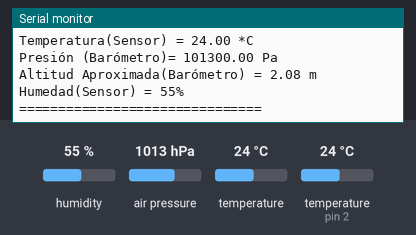
Bench run of a sketch on a simulated Arduino Uno, built with avr-gcc and run on an emulated ATmega328P. Shown: the last lines printed to the serial monitor. The test bench sets the inputs (shaded band); at power-on: humidity 55 %, air pressure 1013 hPa, temperature 24 °C, temperature (sensor on pin 2) 24 °C.

Above: at 1.2 s.
1.3 s: humidity set to 22 %
4.7 s: air pressure set to 952 hPa
At 6.32 s:
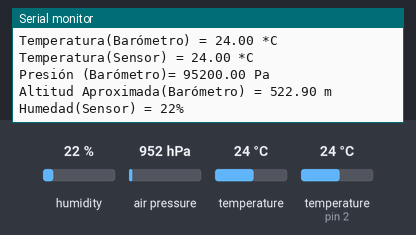
8.1 s: temperature (sensor 0) set to 12 °C
At 9.2 s:
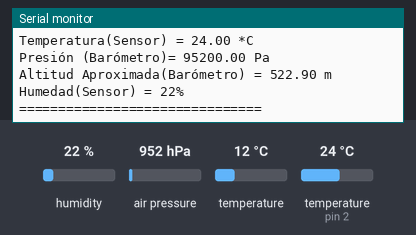
11.5 s: temperature (sensor on pin 2) set to 12 °C
14.9 s: humidity set to 40 %
18.3 s: air pressure set to 975 hPa
At 19.8 s:
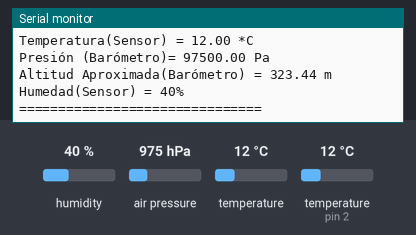
Timing chart, 0 to 21.3 s (numbered marks = the images above; inputs shaded):
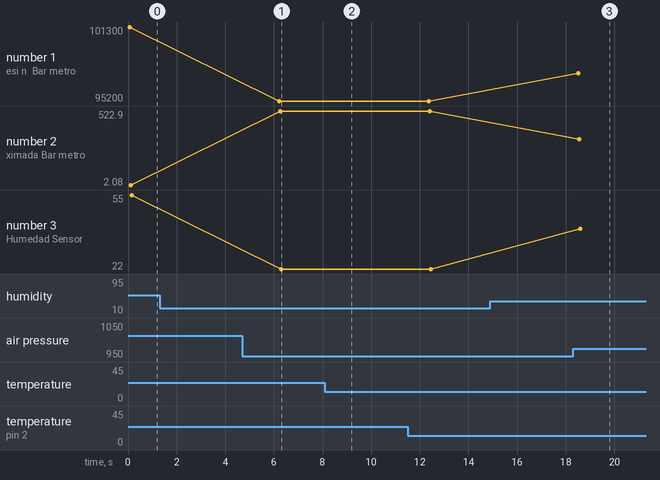

Measured:
- after the input at 4.7 s, the serial monitor: prints a new line after 1.5 s (image 1)
- after the input at 18.3 s, the serial monitor: prints a new line after 0.21 s (image 3)
- plotted number 1: 101300 → 95200 after the input at 4.7 s, 95200 → 97500 after the input at 18.3 s
- plotted number 2: 2.08 → 522.9 after the input at 4.7 s, 522.9 → 323.44 after the input at 18.3 s

The sketch:

Reto.ino
```cpp
#include <Wire.h>
#include <SPI.h>
#include <Adafruit_BMP280.h>
#include <DHT.h>
#include <DHT_U.h>
#define BMP_SCK  (13)
#define BMP_MISO (12)
#define BMP_MOSI (11)
#define BMP_CS   (10)
  int SENSOR =2;
  DHT dht (SENSOR, DHT11);
Adafruit_BMP280 bmp; // I2C
void setup() {
  Serial.begin(9600);
  dht.begin();
  if (!bmp.begin()) {
    Serial.println(F("No Está conectado bien o se quemó jajajaja!"));
    while (1);
  }
  bmp.setSampling(Adafruit_BMP280::MODE_NORMAL,     /* Operating Mode. */
                  Adafruit_BMP280::SAMPLING_X2,     /* Temp. oversampling */
                  Adafruit_BMP280::SAMPLING_X16,    /* Pressure oversampling */
                  Adafruit_BMP280::FILTER_X16,      /* Filtering. */
                  Adafruit_BMP280::STANDBY_MS_500); /* Standby time. */
}
void loop() {
  //Serial.println("===============================");
    Serial.print(F("Temperatura(Barómetro) = "));
    Serial.print(bmp.readTemperature());
    Serial.println(" *C");

    Serial.print(F("Temperatura(Sensor) = "));
    Serial.print(dht.readTemperature());
    Serial.println(" *C");

    Serial.print(F("Presión (Barómetro)= "));
    Serial.print(bmp.readPressure());
    Serial.println(" Pa");
    //ver si esto funciona tambien si no borrar

    Serial.print(F("Altitud Aproximada(Barómetro) = "));
    Serial.print(bmp.readAltitude(1013.25)); /* Adjusted to local forecast! */
    Serial.println(" m");

    Serial.print(F("Humedad(Sensor) = "));
    Serial.print(int(dht.readHumidity())); /* Adjusted to local forecast! */
    Serial.println("%");
    Serial.println("===============================");
    Serial.println("");
    Serial.println("");


    delay(6000);
}
```
